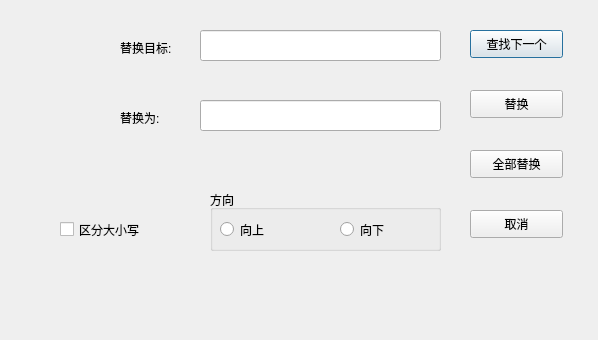
<?xml version="1.0" encoding="UTF-8"?>
<ui version="4.0">
 <class>ReplaceDialog</class>
 <widget class="QDialog" name="ReplaceDialog">
  <property name="geometry">
   <rect>
    <x>0</x>
    <y>0</y>
    <width>598</width>
    <height>340</height>
   </rect>
  </property>
  <property name="windowTitle">
   <string>Dialog</string>
  </property>
  <widget class="QLabel" name="label">
   <property name="geometry">
    <rect>
     <x>120</x>
     <y>40</y>
     <width>72</width>
     <height>15</height>
    </rect>
   </property>
   <property name="text">
    <string>替换目标:</string>
   </property>
  </widget>
  <widget class="QLabel" name="label_2">
   <property name="geometry">
    <rect>
     <x>120</x>
     <y>110</y>
     <width>72</width>
     <height>15</height>
    </rect>
   </property>
   <property name="text">
    <string>替换为:</string>
   </property>
  </widget>
  <widget class="QLineEdit" name="lineEdit">
   <property name="geometry">
    <rect>
     <x>200</x>
     <y>30</y>
     <width>241</width>
     <height>31</height>
    </rect>
   </property>
  </widget>
  <widget class="QLineEdit" name="lineEdit_2">
   <property name="geometry">
    <rect>
     <x>200</x>
     <y>100</y>
     <width>241</width>
     <height>31</height>
    </rect>
   </property>
  </widget>
  <widget class="QPushButton" name="pushButton">
   <property name="geometry">
    <rect>
     <x>470</x>
     <y>30</y>
     <width>93</width>
     <height>28</height>
    </rect>
   </property>
   <property name="text">
    <string>查找下一个</string>
   </property>
  </widget>
  <widget class="QPushButton" name="pushButton_2">
   <property name="geometry">
    <rect>
     <x>470</x>
     <y>90</y>
     <width>93</width>
     <height>28</height>
    </rect>
   </property>
   <property name="text">
    <string>替换</string>
   </property>
  </widget>
  <widget class="QPushButton" name="pushButton_3">
   <property name="geometry">
    <rect>
     <x>470</x>
     <y>150</y>
     <width>93</width>
     <height>28</height>
    </rect>
   </property>
   <property name="text">
    <string>全部替换</string>
   </property>
  </widget>
  <widget class="QPushButton" name="pushButton_4">
   <property name="geometry">
    <rect>
     <x>470</x>
     <y>210</y>
     <width>93</width>
     <height>28</height>
    </rect>
   </property>
   <property name="text">
    <string>取消</string>
   </property>
  </widget>
  <widget class="QCheckBox" name="checkBox">
   <property name="geometry">
    <rect>
     <x>60</x>
     <y>220</y>
     <width>101</width>
     <height>19</height>
    </rect>
   </property>
   <property name="text">
    <string>区分大小写</string>
   </property>
  </widget>
  <widget class="QGroupBox" name="groupBox">
   <property name="geometry">
    <rect>
     <x>210</x>
     <y>190</y>
     <width>231</width>
     <height>61</height>
    </rect>
   </property>
   <property name="title">
    <string>方向</string>
   </property>
   <widget class="QRadioButton" name="radioButton">
    <property name="geometry">
     <rect>
      <x>10</x>
      <y>30</y>
      <width>71</width>
      <height>19</height>
     </rect>
    </property>
    <property name="text">
     <string>向上</string>
    </property>
   </widget>
   <widget class="QRadioButton" name="radioButton_2">
    <property name="geometry">
     <rect>
      <x>130</x>
      <y>30</y>
      <width>81</width>
      <height>19</height>
     </rect>
    </property>
    <property name="text">
     <string>向下</string>
    </property>
   </widget>
  </widget>
 </widget>
 <resources/>
 <connections/>
</ui>
